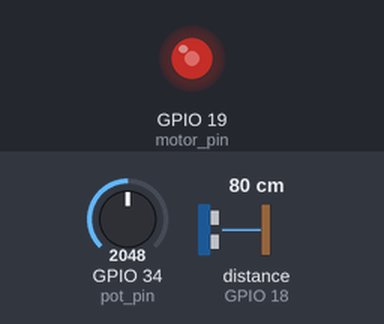
Recording of a program running on a simulated ESP32. Shown: output pins drawn as LEDs (lit = HIGH). Wiring (from diagram.json): ultrasonic range finder: trigger GPIO 5; echo GPIO 18. Inputs (shaded band) come from the test bench; at power-on: distance to the obstacle (sensor on GPIO 18) 80 cm, GPIO 34 (pot_pin) = 2048. The echo pulse lasts 58.3 µs per cm; pins used as bus, display or sensor lines are not drawn.

Above: at 1.2 s.
1.3 s: distance to the obstacle (sensor on GPIO 18) set to 46 cm
4.2 s: distance to the obstacle (sensor on GPIO 18) set to 40 cm
At 5.8 s:
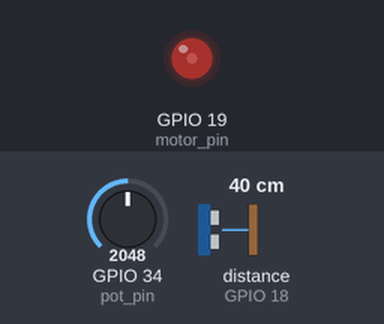
7.2 s: GPIO 34 (pot_pin) set to 2866
At 8.75 s:
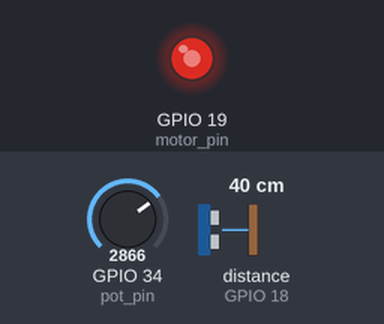
10.2 s: GPIO 34 (pot_pin) set to 3603
13.2 s: distance to the obstacle (sensor on GPIO 18) set to 34 cm
14.7 s: GPIO 34 (pot_pin) set to 0
At 16.1 s:
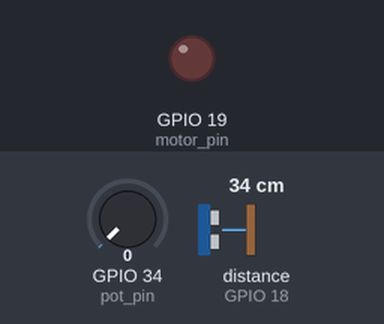
Timing chart, 0 to 17.3 s (numbered marks = the images above; inputs shaded):
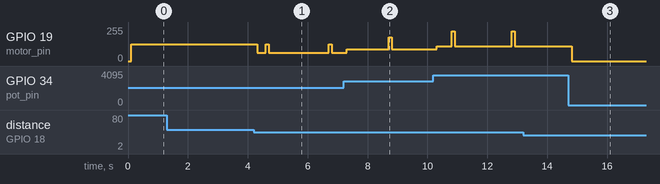

The program:

main.cpp
```cpp
#include <Arduino.h>

const int pot_pin = 34;
const int trig_pin = 5;
const int echo_pin = 18;
const int motor_pin = 19;

volatile int pot_value = 0;
volatile float distance = 0;
volatile int motor_speed = 0;

const int pwmChannel = 0;
const int freq = 5000;
const int resolution = 8; // 8-bit: 0–255

void readPotvalue(void *Parameter) {
  while (1) {
    pot_value = analogRead(pot_pin);  // ✅ Store the value
    vTaskDelay(pdMS_TO_TICKS(50));
  }
}

void readSensorvalue(void *Parameter) {
  while (1) {
    digitalWrite(trig_pin, LOW);
    delayMicroseconds(2);  // ✅ Let it settle
    digitalWrite(trig_pin, HIGH);
    delayMicroseconds(10);  // ✅ Send pulse
    digitalWrite(trig_pin, LOW);

    long duration = pulseIn(echo_pin, HIGH);
    distance = duration * 0.034 / 2;  // ✅ Use dot (0.034), not comma

    vTaskDelay(pdMS_TO_TICKS(100));
  }
}

void controlMotorspeed(void *parameter) {
  while (1) {
    int baseSpeed = map(pot_value, 0, 4095, 0, 255);

    if (distance <= 20) {
      motor_speed = 0;
    } else if (distance > 20 && distance <= 40) {
      motor_speed = baseSpeed / 2;
    } else {
      motor_speed = baseSpeed;
    }

    ledcWrite(pwmChannel, motor_speed);   // ✅ Works in Wokwi with LED
    vTaskDelay(pdMS_TO_TICKS(100));
  }
}

void setup() {
  Serial.begin(115200);

  pinMode(pot_pin, INPUT);
  pinMode(trig_pin, OUTPUT);
  pinMode(echo_pin, INPUT);
  pinMode(motor_pin, OUTPUT);

  ledcSetup(pwmChannel, freq, resolution);
  ledcAttachPin(motor_pin, pwmChannel);

  xTaskCreate(readPotvalue, "ReadPot", 1024, NULL, 1, NULL);
  xTaskCreate(readSensorvalue, "Distance", 1024, NULL, 1, NULL);
  xTaskCreate(controlMotorspeed, "MotorSpeed", 1024, NULL, 1, NULL);
}

void loop() {
  // FreeRTOS handles everything, so loop can remain empty
}
```

Measured:
- the behaviour switches between 43 and 42 cm on distance to the obstacle (sensor on GPIO 18) (found by bisection; images 0 and 1)
- after the input at 1.3 s, every drawn part: stays the same
- after the input at 4.2 s, GPIO 19 (motor_pin): goes 63/255 0.30 s, 127/255 0.10 s, 63/255 2.0 s, 127/255 0.10 s, then 63/255, starting after 0.11 s
- after the input at 13.2 s, every drawn part: stays the same
- after the input at 14.7 s, GPIO 19 (motor_pin): 112/255 → 0/255 after 0.11 s
